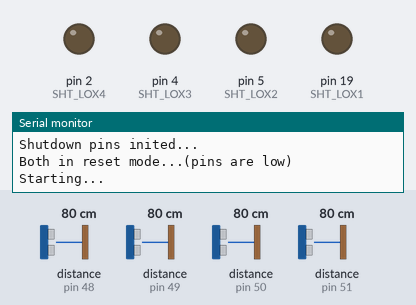
This sketch was run on a simulated Arduino Uno, built with avr-gcc and run on an emulated ATmega328P. Parts: output pins drawn as LEDs (lit = HIGH), the last lines printed to the serial monitor. Inputs (shaded band) come from the test bench; at power-on: distance to the obstacle (sensors on pin 48, pin 49, pin 50, pin 51) 80 cm.

Above: at 0.01 s.
At 1.2 s:
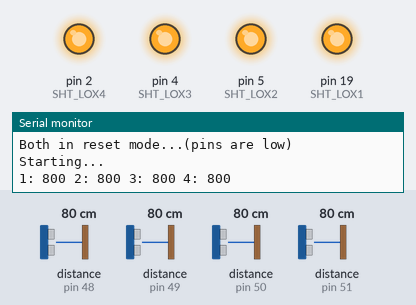
1.3 s: distance to the obstacle (sensor on pin 48) set to 250 cm
5.1 s: distance to the obstacle (sensor on pin 49) set to 250 cm
8.5 s: distance to the obstacle (sensor on pin 50) set to 250 cm
11.9 s: distance to the obstacle (sensor on pin 51) set to 250 cm
15.3 s: distance to the obstacle (sensor on pin 48) set to 2 cm
18.7 s: distance to the obstacle (sensor on pin 49) set to 2 cm
Timing chart, 0 to 21.7 s (numbered marks = the images above; inputs shaded):
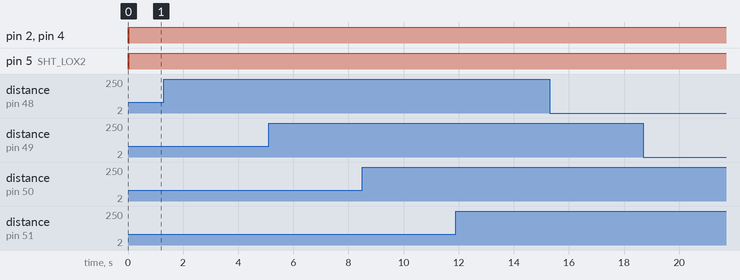

The sketch:

vl53l0x_four.ino
```cpp
#include "Adafruit_VL53L0X.h"

// address we will assign if dual sensor is present
#define LOX1_ADDRESS 0x30
#define LOX2_ADDRESS 0x31
#define LOX3_ADDRESS 0x32
#define LOX4_ADDRESS 0x33

// set the pins to shutdown
#define SHT_LOX1 19
#define SHT_LOX2 5
#define SHT_LOX3 4
#define SHT_LOX4 2

// objects for the vl53l0x
Adafruit_VL53L0X lox1 = Adafruit_VL53L0X();
Adafruit_VL53L0X lox2 = Adafruit_VL53L0X();
Adafruit_VL53L0X lox3 = Adafruit_VL53L0X();
Adafruit_VL53L0X lox4 = Adafruit_VL53L0X();

// this holds the measurement
VL53L0X_RangingMeasurementData_t measure1;
VL53L0X_RangingMeasurementData_t measure2;
VL53L0X_RangingMeasurementData_t measure3;
VL53L0X_RangingMeasurementData_t measure4;
/*
    Reset all sensors by setting all of their XSHUT pins low for delay(10), then set all XSHUT high to bring out of reset
    Keep sensor #1 awake by keeping XSHUT pin high
    Put all other sensors into shutdown by pulling XSHUT pins low
    Initialize sensor #1 with lox.begin(new_i2c_address) Pick any number but 0x29 and it must be under 0x7F. Going with 0x30 to 0x3F is probably OK.
    Keep sensor #1 awake, and now bring sensor #2 out of reset by setting its XSHUT pin high.
    Initialize sensor #2 with lox.begin(new_i2c_address) Pick any number but 0x29 and whatever you set the first sensor to
 */
void setID() {
  // all reset
  digitalWrite(SHT_LOX1, LOW);
  digitalWrite(SHT_LOX2, LOW);
  digitalWrite(SHT_LOX3, LOW);
  digitalWrite(SHT_LOX4, LOW);
  delay(10);
  // all unreset
  digitalWrite(SHT_LOX1, HIGH);
  digitalWrite(SHT_LOX2, HIGH);
  digitalWrite(SHT_LOX3, HIGH);
  digitalWrite(SHT_LOX4, HIGH);
  delay(10);

  // activating LOX1 and resetting LOX2
  digitalWrite(SHT_LOX1, HIGH);
  digitalWrite(SHT_LOX2, LOW);
  digitalWrite(SHT_LOX3, LOW);
  digitalWrite(SHT_LOX4, LOW);


  // initing LOX1
  if(!lox1.begin(LOX1_ADDRESS)) {
    Serial.println(F("Failed to boot first VL53L0X"));
    while(1);
  }
  delay(10);

  // activating LOX2
  digitalWrite(SHT_LOX2, HIGH);
  delay(10);

  //initing LOX2
  if(!lox2.begin(LOX2_ADDRESS)) {
    Serial.println(F("Failed to boot second VL53L0X"));
    while(1);
  }
  digitalWrite(SHT_LOX3, HIGH);
  delay(10);
  if(!lox3.begin(LOX3_ADDRESS)) {
    Serial.println(F("Failed to boot third VL53L0X"));
    while(1);
  }
  digitalWrite(SHT_LOX4, HIGH);
  // initing LOX4
  if(!lox4.begin(LOX4_ADDRESS)) {
    Serial.println(F("Failed to boot fourth VL53L0X"));
    while(1);
  }
  delay(10);

  // activating LOX4
  digitalWrite(SHT_LOX4, HIGH);
  delay(10);
}

void read_dual_sensors() {

  lox1.rangingTest(&measure1, false); // pass in 'true' to get debug data printout!
  lox2.rangingTest(&measure2, false); // pass in 'true' to get debug data printout!
  lox3.rangingTest(&measure3, false);
  lox4.rangingTest(&measure4, false);

  // print sensor one reading
  Serial.print(F("1: "));
  if(measure1.RangeStatus != 4) {     // if not out of range
    Serial.print(measure1.RangeMilliMeter);
  } else {
    Serial.print(F("Out of range"));
  }

  Serial.print(F(" "));

  // print sensor two reading
  Serial.print(F("2: "));
  if(measure2.RangeStatus != 4) {
    Serial.print(measure2.RangeMilliMeter);
  } else {
    Serial.print(F("Out of range"));
  }

  Serial.print(F(" "));

  // print sensor three reading
  Serial.print(F("3: "));
  if(measure3.RangeStatus != 4) {     // if not out of range
    Serial.print(measure3.RangeMilliMeter);
  } else {
    Serial.print(F("Out of range"));
  }

  Serial.print(F(" "));

   // print sensor four reading
  Serial.print(F("4: "));
  if(measure4.RangeStatus != 4) {
    Serial.print(measure4.RangeMilliMeter);
  } else {
    Serial.print(F("Out of range"));
  }

  Serial.println(F(" "));

}

void setup() {
  Serial.begin(115200);

  // wait until serial port opens for native USB devices
  while (! Serial) { delay(1); }

  pinMode(SHT_LOX1, OUTPUT);
  pinMode(SHT_LOX2, OUTPUT);
  pinMode(SHT_LOX3, OUTPUT);
  pinMode(SHT_LOX4, OUTPUT);

  Serial.println(F("Shutdown pins inited..."));

  digitalWrite(SHT_LOX1, LOW);
  digitalWrite(SHT_LOX2, LOW);
  digitalWrite(SHT_LOX3, LOW);
  digitalWrite(SHT_LOX4, LOW);

  Serial.println(F("Both in reset mode...(pins are low)"));


  Serial.println(F("Starting..."));
  setID();

}

void loop() {

  read_dual_sensors();
  delay(1000);
}
```
